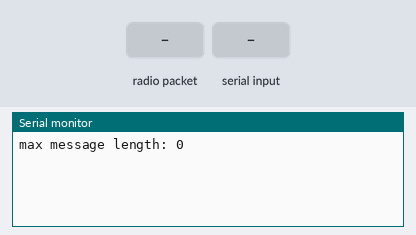
Bench run of a program on a simulated Arduino Uno, built for the host (arithmetic inside an expression is 32-bit, double 64-bit). Shown: the last lines printed to the serial monitor. The inputs (shaded band) are chosen by the test bench. No radio packets arrive unless stated.

Above: at 1.2 s.
1.3 s: radio packet "1" arrives
At 2.7 s:
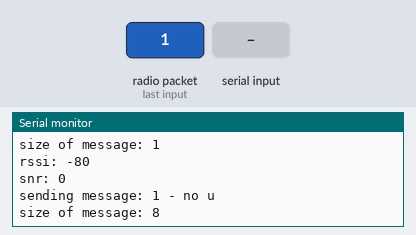
3.5 s: "1" received over Serial
At 6.0 s:
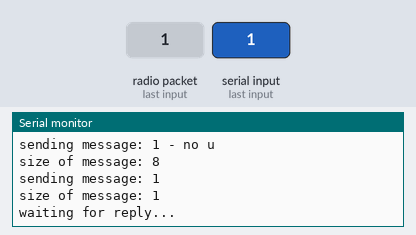

The program:

main.cpp
```cpp
#include <Arduino.h>
#include <RH_RF95.h>
#include <SPI.h>

// Singleton instance of the radio driver
RH_RF95 rf95;

// ITSM Frequency
float frequency = 868.1;

// LED to blink on tx/rx
uint8_t led = LED_BUILTIN;

void setup() {
  Serial.begin(9600);
  while (!Serial)
    ; // Wait for serial port to be available

  if (!rf95.init()) {
    Serial.println(F("init failed"));
  }

  rf95.setFrequency(frequency);
  rf95.setTxPower(23);
  rf95.setModemConfig(RH_RF95::Bw125Cr48Sf4096);
  rf95.setLowDatarate();
  rf95.setPromiscuous(true);
  // rf95.setCADTimeout(10000);

  Serial.print(F("max message length: "));
  Serial.println(rf95.maxMessageLength());
}

void send(uint8_t *message, size_t messageLen) {
  uint8_t data[messageLen];
  memcpy(data, message, messageLen);

  digitalWrite(led, HIGH);
  Serial.print(F("sending message: "));
  for (uint8_t i = 0; i < messageLen; i++) {
    Serial.print((char)data[i]);
  }
  Serial.println();

  Serial.print(F("size of message: "));
  Serial.println(sizeof(data));

  rf95.send(data, sizeof(data));
  rf95.waitPacketSent();
  digitalWrite(led, LOW);
}

boolean receive(uint8_t *buf, uint8_t *len) {
  if (rf95.available()) {
    if (rf95.recv(buf, len)) {
      digitalWrite(led, HIGH);

      Serial.print(F("got message: "));
      Serial.println((char *)buf);

      Serial.print(F("size of message: "));
      Serial.println(*len);

      Serial.print(F("rssi: "));
      Serial.println(rf95.lastRssi());

      Serial.print(F("snr: "));
      Serial.println(rf95.lastSNR());

      digitalWrite(led, LOW);

      return true;
    } else {
      Serial.println(F("recv failed"));
    }
  }
  return false;
}

void waitForReply() {
  uint8_t len = sizeof(uint8_t) * RH_RF95_MAX_MESSAGE_LEN;
  uint8_t *buf = (uint8_t *)malloc(len);
  memset(buf, 0, len);

  Serial.println(F("waiting for reply..."));

  if (rf95.waitAvailableTimeout(10000)) {
    receive(buf, &len);
  } else {
    Serial.println(F("no reply, is anyone there?"));
  }

  free(buf);
}

void checkForMessages() {
  uint8_t len = sizeof(uint8_t) * RH_RF95_MAX_MESSAGE_LEN;
  uint8_t *buf = (uint8_t *)malloc(len);
  memset(buf, 0, len);

  // If we have a message, send a reply
  if (receive(buf, &len)) {
    uint8_t reply[len + 7];
    strcpy((char *)reply, (char *)buf);
    strcat((char *)reply, " - no u");

    send(reply, sizeof(reply));
  }

  free(buf);
}

void loop() {
  checkForMessages();

  // If we have a message in our serial buffer, enter sending mode
  uint8_t buffer[RH_RF95_MAX_MESSAGE_LEN] = {0};
  size_t bufSize = 0;
  bufSize = Serial.readBytes(buffer, sizeof(buffer));

  if (bufSize > 0) {
    send(buffer, bufSize);
    waitForReply();
  }
}
```

Measured:
- after the input at 1.3 s, the serial monitor: prints a new line after 0.70 s (image 1)
- after the input at 3.5 s, the serial monitor: prints a new line after 1.0 s (image 2)
